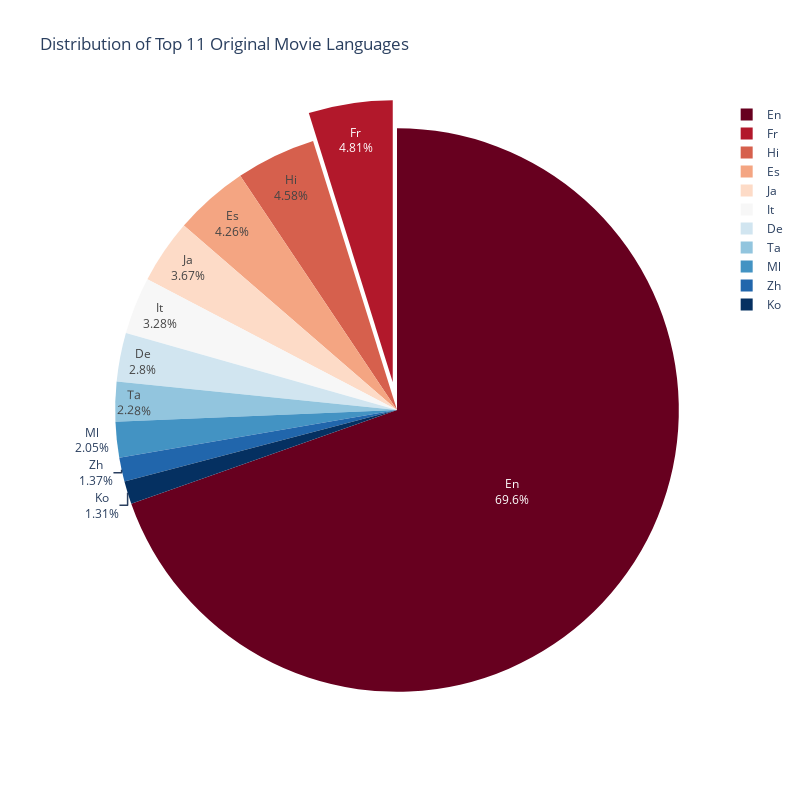

Source (notebook cell):
### Code cell
print(f'The proportion of movies for which genres are known: {round(len(df_movies["original_language"].dropna().astype(str).apply(lambda x: x.strip()))/len(df_movies["original_language"]),3)}')

# Creating the pie chart
plt.figure(figsize=(20, 20))
fig = px.pie(
    names=df_languages_exploded_filtered.value_counts().index, 
    values=df_languages_exploded_filtered.value_counts().values, 
    title=f"Distribution of Top {len(df_languages_exploded_filtered.value_counts())} Original Movie Languages",
    color_discrete_sequence=px.colors.sequential.RdBu
)
fig.update_layout(
    width=800,  # Width in pixels
    height=800  # Height in pixels
)
fig.update_traces(textinfo='percent+label', pull=[0, 0.1, 0, 0])  # Highlight one slice
fig.show()

### Figure 1 — Plotly figure (JSON) as saved in the notebook; plotly's stock layout.template omitted (floating-point values rounded to 4 significant figures)
{"data": [{"domain": {"x": [0, 1], "y": [0, 1]}, "hovertemplate": "label=%{label}<br>value=%{value}<extra></extra>", "labels": ["En", "Fr", "Hi", "Es", "Ja", "It", "De", "Ta", "Ml", "Zh", "Ko"], "legendgroup": "", "name": "", "pull": [0, 0.1, 0, 0], "showlegend": true, "textinfo": "percent+label", "type": "pie", "values": [44372, 3068, 2918, 2715, 2340, 2088, 1784, 1451, 1305, 874, 837]}], "layout": {"height": 800, "legend": {"tracegroupgap": 0}, "piecolorway": ["rgb(103,0,31)", "rgb(178,24,43)", "rgb(214,96,77)", "rgb(244,165,130)", "rgb(253,219,199)", "rgb(247,247,247)", "rgb(209,229,240)", "rgb(146,197,222)", "rgb(67,147,195)", "rgb(33,102,172)", "rgb(5,48,97)"], "title": {"text": "Distribution of Top 11 Original Movie Languages"}, "width": 800}}
